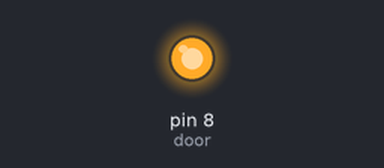
Recording of a sketch running on a simulated Arduino Uno, built with avr-gcc and run on an emulated ATmega328P. On the bench: output pins drawn as LEDs (lit = HIGH).

Above: at 5.0 s.
At 15.0 s:
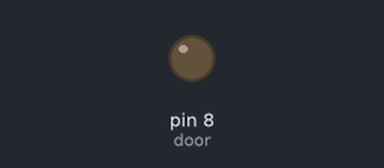
Timing chart, 0 to 26.0 s (numbered marks = the images above):
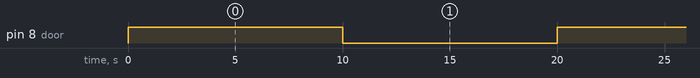

The sketch:

door_test.ino
```cpp
int door = 8;

void setup() {
  // put your setup code here, to run once:
  pinMode(door, OUTPUT);
}

void loop() {
  //
  digitalWrite(door, HIGH);
  delay(10000);
  digitalWrite(door, LOW);
  delay(10000);
}
```

Measured:
- by itself, pin 8 (door): alternates HIGH for 10.0 s and LOW for 10.0 s
